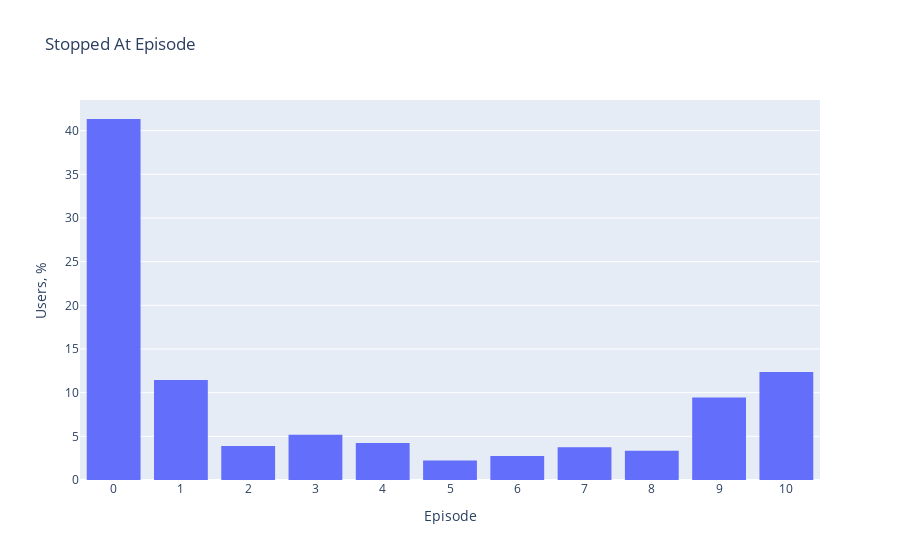

This figure's notebook cell:
### Code cell
fig = go.Figure()

fig.add_trace(go.Histogram(
    x=merged_data["fin_eps"], 
    y=merged_data["users_read"],
    histfunc="sum",
    histnorm='percent'
))

fig.update_layout(
    title_text='Stopped At Episode', # title of plot
    xaxis_title_text='Episode', # xaxis label
    yaxis_title_text='Users, %', # yaxis label
    bargap=0.2, # gap between bars of adjacent location coordinates
    xaxis = dict(
        tickmode = 'linear',
        tick0 = 0,
        dtick = 1
    ),
    uniformtext_minsize=8, uniformtext_mode='hide'
)

fig.show()

### Figure 1 — Plotly figure (JSON) as saved in the notebook; plotly's stock layout.template omitted (floating-point values rounded to 4 significant figures; data arrays with more than 128 entries replaced by an {"elided": "..."} marker saying what was removed)
{"data": [{"histfunc": "sum", "histnorm": "percent", "type": "histogram", "x": {"elided": "2809 str values"}, "y": {"elided": "2809 int values"}}], "layout": {"bargap": 0.2, "title": {"text": "Stopped At Episode"}, "uniformtext": {"minsize": 8, "mode": "hide"}, "xaxis": {"dtick": 1, "tick0": 0, "tickmode": "linear", "title": {"text": "Episode"}}, "yaxis": {"title": {"text": "Users, %"}}}}
